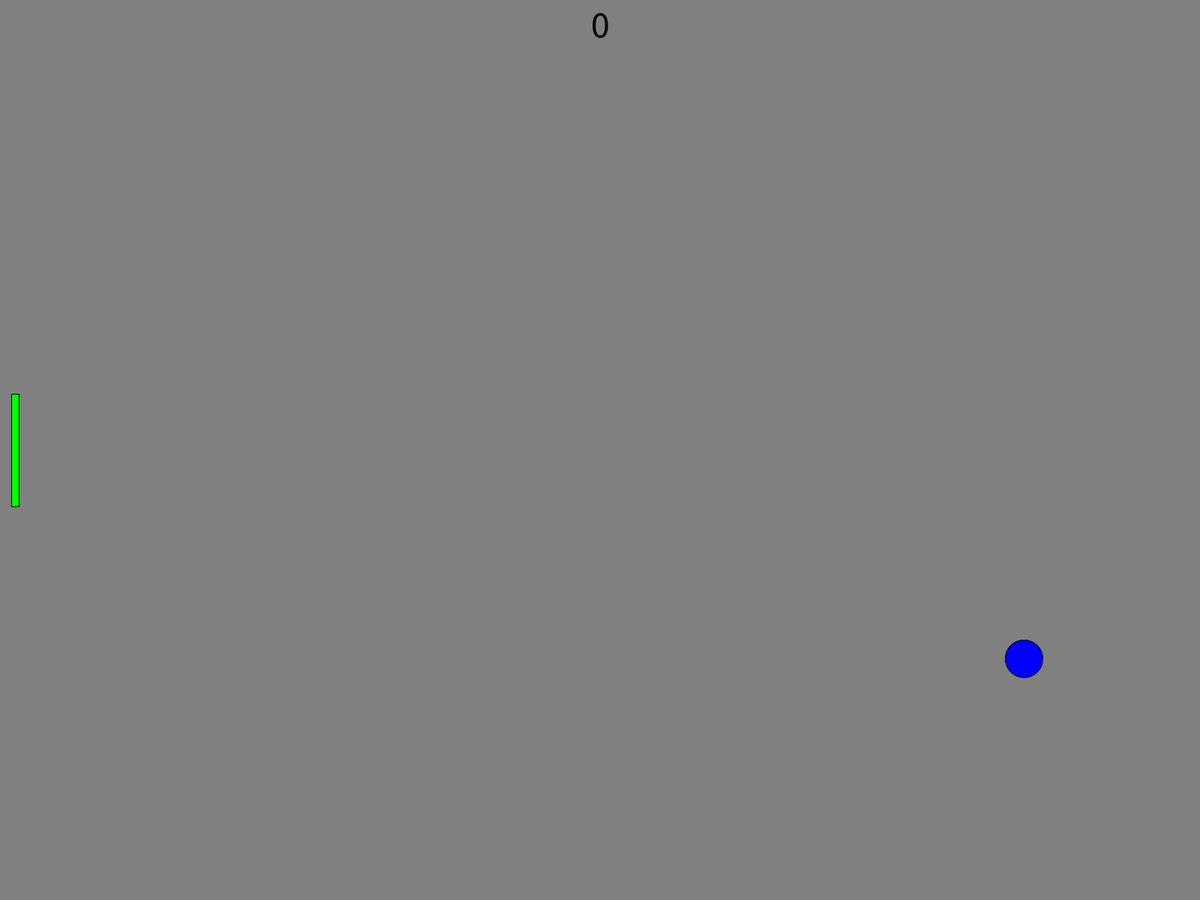
Frame 1 (no input)
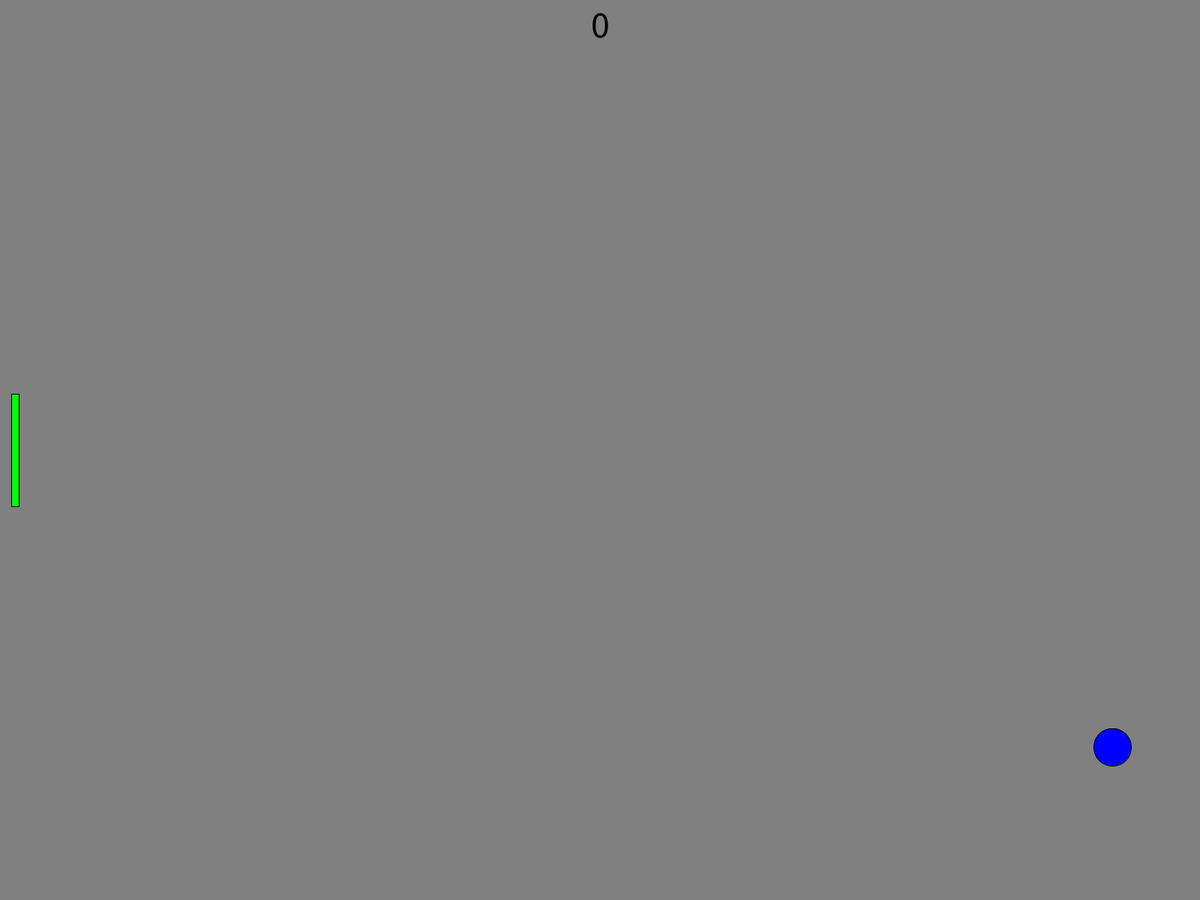
Frame 60 (the mouse pressed at the canvas centre just before this capture)
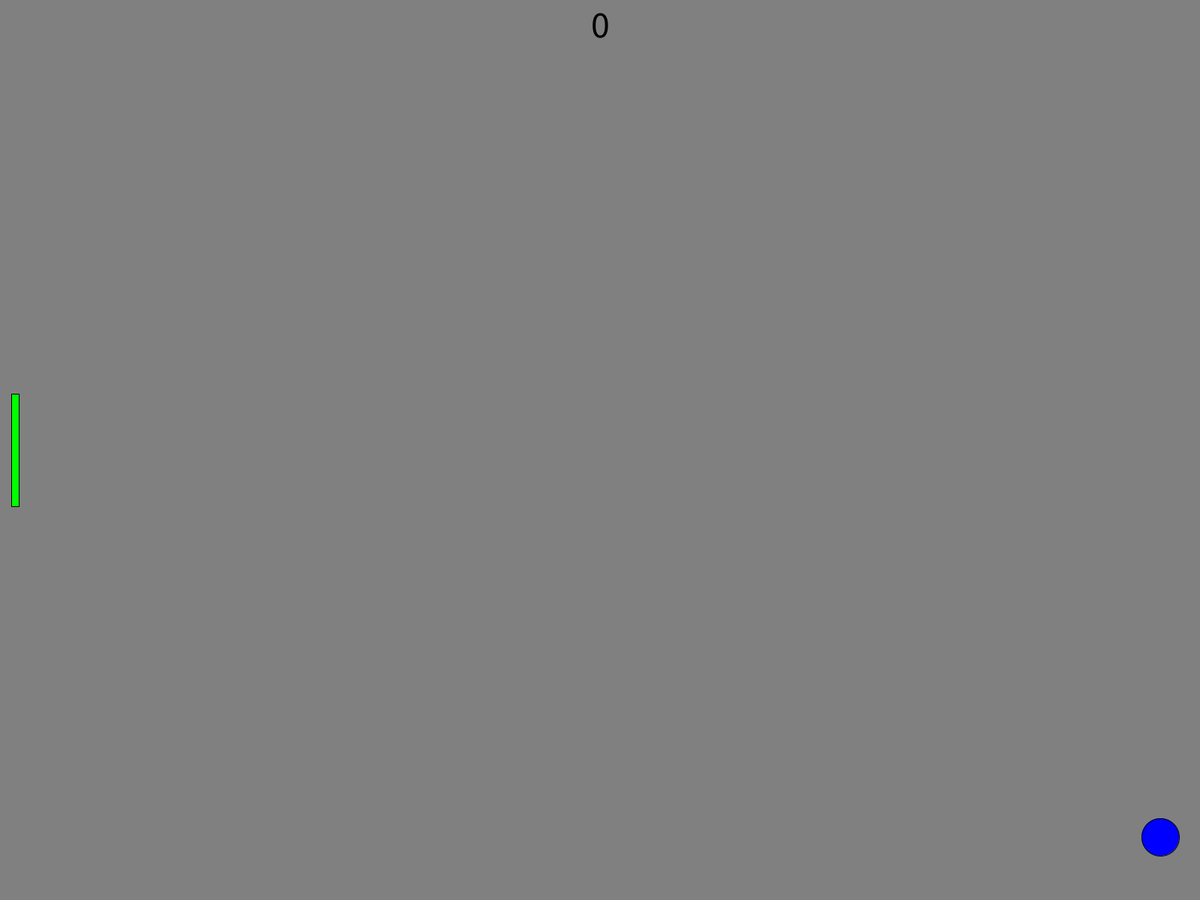
Frame 120 (the mouse held since frame 60 and released just before this capture)

The Processing sketch that drew these frames (run headless with seeded random() and noise(); from frame 60 on, the mouse is pressed at the canvas centre):

// Processing sketch: Pong
// ── Pong.pde
PongBall ball;
Paddle paddle;
ScoreBoard score;
boolean manual = false;

void setup() {
  //size(600, 600);
  fullScreen();
  for (int i = 0; i < 10; i++) {
    ball = new PongBall(int(random(width/2) + width/2), int(random(height - 20) + 10), 50, int(random(10)+1), int(random(10)+1));
  }

  paddle = new Paddle(20, height/2, 10, 150);

  score = new ScoreBoard(width/2, 50);

  textAlign(CENTER);
  textSize(50);
}

void draw() {
  background(128);
  frameRate(120);
  fill(0);
  //text("User Name: Lyco1    Password: CodingIsFun!", width/2, height - 75);
  if (ball.inPlay) {
    ball.show();
    score.show();
    paddle.show();
    ball.move();  
    ball.checkPaddle(paddle, score);
    ball.checkOffScreen();
    if (!manual) {
      if (ball.position.x < width/2 && ball.speed.x < 0) {
        if (ball.position.y > paddle.position.y) {
          paddle.moveDown();
        } else if (ball.position.y < paddle.position.y) {
          paddle.moveUp();
        }
      }
    }
  } else {
    textAlign(CENTER);
    textSize(75);
    text("GAME OVER!", width/2, height/2);
    text("Final Score: " + score.score, width/2, height/2 + 75);
  }
}

void keyPressed() {
  if (manual) {
    if (keyCode == UP) {
      println("up");
      paddle.moveUp();
    } else if (keyCode == DOWN) {
      paddle.moveDown();
      println("down");
    }
  }
}

// ── Paddle.pde
class Paddle {
  PVector position;
  int paddleWidth, paddleHeight;
  Paddle(int x, int y, int w, int h) {
    position = new PVector(x, y);
    paddleWidth = w;
    paddleHeight = h;
  }

  void show() {
    rectMode(CENTER);
    fill(0, 255, 0);
    rect(position.x, position.y, paddleWidth, paddleHeight);
  }

  void moveUp() {
    if (position.y >= paddleHeight/2) {
      position.y -= height/100;
    }
  }

  void moveDown() {
    if (position.y <= height - paddleHeight/2) {
      position.y += height/100;
    }
  }
}

// ── PongBall.pde
class PongBall {  
  int diameter;
  PVector position, speed;
  boolean inPlay;


  PongBall(int x, int y, int size, int xSpeed, int ySpeed) {
    position = new PVector();
    speed = new PVector();
    position.x = x;
    position.y = y;
    speed.x = xSpeed;
    speed.y = ySpeed;
    diameter = size;
    inPlay = true;
  }

  void show() {
    fill(0, 0, 255);
    ellipse(position.x, position.y, diameter, diameter);
  }

  void move() {
    position.add(speed);
    checkBounce();
  }

  void checkBounce() {

    if (position.x >= width - diameter/2 /* || position.x <= diameter/2 */)
      speed.x = -1 * speed.x;

    if (position.y <= diameter/2 || position.y >= height - diameter/2)
      speed.y = -1 * speed.y;
  }

  void checkPaddle(Paddle paddle, ScoreBoard score) {
    if ((position.x - paddle.position.x) <= paddle.paddleWidth/2 + diameter/2 && 
      position.y < paddle.position.y + paddle.paddleHeight/2 && 
      position.y > paddle.position.y - paddle.paddleHeight/2) {
      speed.x = -1 * speed.x;
      score.addPoint();
    }
  }
  
  void checkOffScreen(){
   if(position.x < -(diameter/2))
     inPlay = false;
  }
}

// ── ScoreBoard.pde
class ScoreBoard {
  PVector position;
  int score;

  ScoreBoard(int x, int y) {
    position = new PVector(x, y);
    score = 0;
  }
  
  void show(){
    textAlign(CENTER);
    fill(0);
    textSize(50);
    text(score, position.x, position.y);
  }
  
  void addPoint(){
   score++; 
  }
  
}
